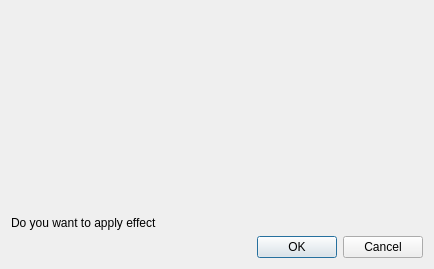
<?xml version="1.0" encoding="UTF-8"?>
<ui version="4.0">
 <class>DialogEmpty</class>
 <widget class="QDialog" name="DialogEmpty">
  <property name="geometry">
   <rect>
    <x>0</x>
    <y>0</y>
    <width>434</width>
    <height>269</height>
   </rect>
  </property>
  <property name="windowTitle">
   <string>Dialog</string>
  </property>
  <layout class="QVBoxLayout" name="verticalLayout">
   <item>
    <spacer name="verticalSpacer">
     <property name="orientation">
      <enum>Qt::Orientation::Vertical</enum>
     </property>
     <property name="sizeHint" stdset="0">
      <size>
       <width>20</width>
       <height>40</height>
      </size>
     </property>
    </spacer>
   </item>
   <item>
    <widget class="QLabel" name="label">
     <property name="text">
      <string>Do you want to apply effect</string>
     </property>
    </widget>
   </item>
   <item>
    <widget class="QDialogButtonBox" name="buttonBox">
     <property name="orientation">
      <enum>Qt::Orientation::Horizontal</enum>
     </property>
     <property name="standardButtons">
      <set>QDialogButtonBox::StandardButton::Cancel|QDialogButtonBox::StandardButton::Ok</set>
     </property>
    </widget>
   </item>
  </layout>
 </widget>
 <resources/>
 <connections>
  <connection>
   <sender>buttonBox</sender>
   <signal>accepted()</signal>
   <receiver>DialogEmpty</receiver>
   <slot>accept()</slot>
   <hints>
    <hint type="sourcelabel">
     <x>248</x>
     <y>254</y>
    </hint>
    <hint type="destinationlabel">
     <x>157</x>
     <y>274</y>
    </hint>
   </hints>
  </connection>
  <connection>
   <sender>buttonBox</sender>
   <signal>rejected()</signal>
   <receiver>DialogEmpty</receiver>
   <slot>reject()</slot>
   <hints>
    <hint type="sourcelabel">
     <x>316</x>
     <y>260</y>
    </hint>
    <hint type="destinationlabel">
     <x>286</x>
     <y>274</y>
    </hint>
   </hints>
  </connection>
 </connections>
</ui>
